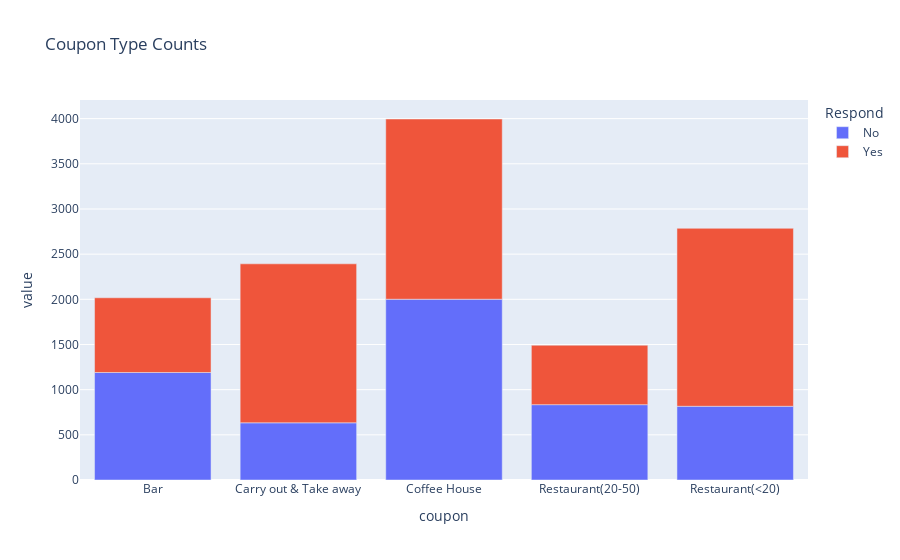

The code cell stored with this chart in its notebook:
### Markdown cell above
5. Use a bar plot to visualize the `coupon` column.

### Code cell
grouped_counts_coupon = df_clean.groupby(['coupon','Respond']).size().reset_index(name='counts')
print(grouped_counts_coupon)

fig = px.bar(grouped_counts_coupon, x='coupon',y=['counts'], color='Respond',title='Coupon Type Counts')
fig.show()

### Figure 1 — Plotly figure (JSON) as saved in the notebook; plotly's stock layout.template omitted (floating-point values rounded to 4 significant figures)
{"data": [{"alignmentgroup": "True", "hovertemplate": "Respond=No<br>coupon=%{x}<br>value=%{y}<extra></extra>", "legendgroup": "No", "marker": {"color": "#636efa", "pattern": {"shape": ""}}, "name": "No", "offsetgroup": "No", "orientation": "v", "showlegend": true, "textposition": "auto", "type": "bar", "x": ["Bar", "Carry out & Take away", "Coffee House", "Restaurant(20-50)", "Restaurant(<20)"], "xaxis": "x", "y": [1190, 633, 2001, 834, 816], "yaxis": "y"}, {"alignmentgroup": "True", "hovertemplate": "Respond=Yes<br>coupon=%{x}<br>value=%{y}<extra></extra>", "legendgroup": "Yes", "marker": {"color": "#EF553B", "pattern": {"shape": ""}}, "name": "Yes", "offsetgroup": "Yes", "orientation": "v", "showlegend": true, "textposition": "auto", "type": "bar", "x": ["Bar", "Carry out & Take away", "Coffee House", "Restaurant(20-50)", "Restaurant(<20)"], "xaxis": "x", "y": [827, 1760, 1995, 658, 1970], "yaxis": "y"}], "layout": {"barmode": "relative", "legend": {"title": {"text": "Respond"}, "tracegroupgap": 0}, "title": {"text": "Coupon Type Counts"}, "xaxis": {"anchor": "y", "domain": [0, 1], "title": {"text": "coupon"}}, "yaxis": {"anchor": "x", "domain": [0, 1], "title": {"text": "value"}}}}
